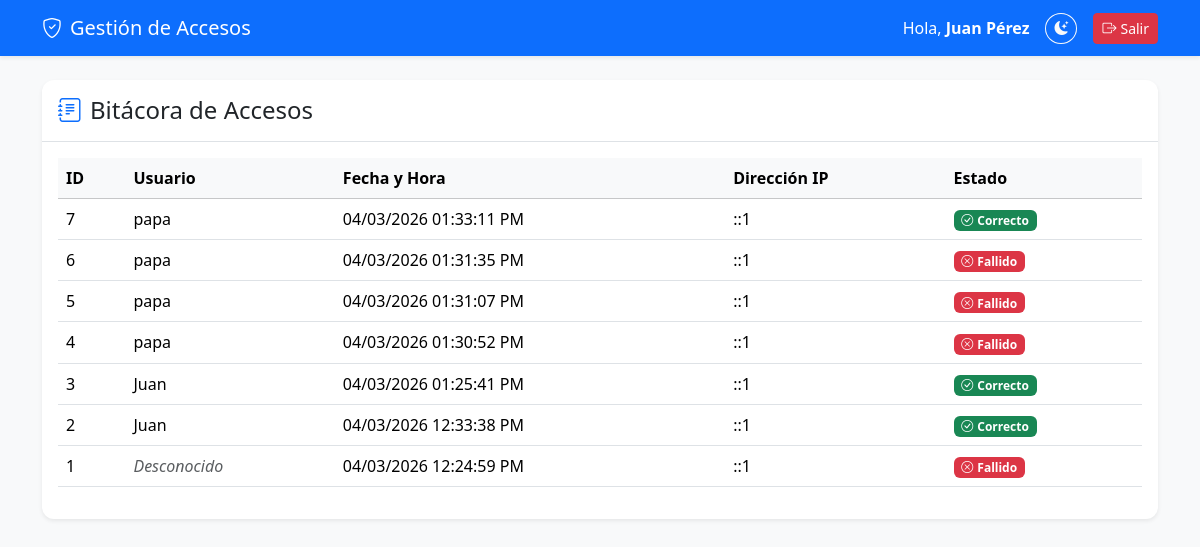
The page /dashboard.php (signed in) on the database its author committed.
### tables this page shows
CREATE TABLE `bitacora` (
  `id_registro` int(11) NOT NULL,
  `id_usuario` int(11) DEFAULT NULL,
  `fecha_acceso` datetime DEFAULT current_timestamp(),
  `direccion_ip` varchar(45) DEFAULT NULL,
  `exito` tinyint(1) DEFAULT NULL
);

CREATE TABLE `usuario` (
  `id_usuario` int(11) NOT NULL,
  `nombre_completo` varchar(100) NOT NULL,
  `correo` varchar(100) NOT NULL,
  `password` varchar(255) NOT NULL,
  `id_tipo` int(11) DEFAULT NULL
);

### dashboard.php (the view, shortened to what this page needs)
<?php
require_once 'conexion.php';
try {
    $sql = "SELECT b.id_registro, u.nombre_completo, b.fecha_acceso, b.direccion_ip, b.exito
            FROM bitacora b
            LEFT JOIN usuario u ON b.id_usuario = u.id_usuario
            ORDER BY b.fecha_acceso DESC";
    $stmt = $conexion->prepare($sql);
    $stmt->execute();
    $registros = $stmt->fetchAll(PDO::FETCH_ASSOC);
} catch(PDOException $e) {
    die("Error al cargar la bitácora: " . $e->getMessage());
}
?>
<!DOCTYPE html>
<html lang="es" data-bs-theme="light">
<head>
    <link href="https://cdn.jsdelivr.net/npm/bootstrap@5.3.2/dist/css/bootstrap.min.css" rel="stylesheet">
    <link rel="stylesheet" href="https://cdn.jsdelivr.net/npm/bootstrap-icons@1.11.1/font/bootstrap-icons.css">
    <link rel="stylesheet" href="assets/css/style.css">
</head>
<body class="bg-light"> <nav class="navbar navbar-expand-lg navbar-dark bg-primary mb-4 shadow-sm">
        <div class="container">
            <a class="navbar-brand" href="#"><i class="bi bi-shield-check me-2"></i>Gestión de Accesos</a>
            <div class="d-flex text-white align-items-center">
                <span class="me-3 d-none d-md-inline">Hola, <b><?php echo htmlspecialchars($_SESSION['nombre_completo']); ?></b></span>
                <button class="btn btn-sm btn-outline-light rounded-circle me-3" id="btn-theme" title="Cambiar Tema">
                    <i class="bi bi-moon-stars-fill" id="icon-theme"></i>
                </button>
                <a href="logout.php" class="btn btn-sm btn-danger"><i class="bi bi-box-arrow-right me-1"></i>Salir</a>
            </div>
        </div>
    </nav>
    <div class="container">
        <div class="card card-custom shadow-sm border-0 mb-5">
            <div class="card-header bg-transparent py-3 border-bottom">
                <h4 class="mb-0"><i class="bi bi-journal-text me-2 text-primary"></i>Bitácora de Accesos</h4>
            </div>
            <div class="card-body">
                <div class="table-responsive">
                    <table class="table table-hover align-middle">
                        <thead class="table-light">
                            <tr>
                                <th>ID</th>
                                <th>Usuario</th>
                                <th>Fecha y Hora</th>
                                <th>Dirección IP</th>
                                <th>Estado</th>
                            </tr>
                        </thead>
                        <tbody>
                            <?php if(count($registros) > 0): ?>
                                <?php foreach($registros as $fila): ?>
                                <tr>
                                    <td><?php echo $fila['id_registro']; ?></td>
                                    <td>
                                        <?php echo $fila['nombre_completo'] ? htmlspecialchars($fila['nombre_completo']) : '<span class="text-muted fst-italic">Desconocido</span>'; ?>
                                    </td>
                                    <td><?php echo date('d/m/Y h:i:s A', strtotime($fila['fecha_acceso'])); ?></td>
                                    <td><?php echo $fila['direccion_ip']; ?></td>
                                    <td>
                                        <?php if($fila['exito'] == 1): ?>
                                            <span class="badge bg-success"><i class="bi bi-check-circle me-1"></i>Correcto</span>
                                        <?php else: ?>
                                            <span class="badge bg-danger"><i class="bi bi-x-circle me-1"></i>Fallido</span>
                                        <?php endif; ?>
                                    </td>
                                </tr>
                                <?php endforeach; ?>
                            <?php else: ?>
                                <tr>
                                    <td colspan="5" class="text-center py-4 text-muted">No hay registros en la bitácora.</td>
                                </tr>
                            <?php endif; ?>
                        </tbody>
                    </table>
                </div>
            </div>
        </div>
    </div>
</body>
</html>

### assets/css/style.css (style rules this page uses)
body { background-color: #f4f7f6; font-family: 'Segoe UI', Tahoma, Geneva, Verdana, sans-serif; }
.card-custom { border-radius: 12px; box-shadow: 0 4px 20px rgba(0,0,0,0.08); border: none; }

### rows shown on the page
bitacora: id_registro "7", id_usuario.nombre_completo "papa", fecha_acceso "04/03/2026 01:33:11 PM", direccion_ip "::1", exito 1 (drawn)
bitacora: id_registro "6", id_usuario.nombre_completo "papa", fecha_acceso "04/03/2026 01:31:35 PM", direccion_ip "::1", exito 0 (drawn)
bitacora: id_registro "5", id_usuario.nombre_completo "papa", fecha_acceso "04/03/2026 01:31:07 PM", direccion_ip "::1", exito 0 (drawn)
bitacora: id_registro "4", id_usuario.nombre_completo "papa", fecha_acceso "04/03/2026 01:30:52 PM", direccion_ip "::1", exito 0 (drawn)
bitacora: id_registro "3", id_usuario.nombre_completo "Juan", fecha_acceso "04/03/2026 01:25:41 PM", direccion_ip "::1", exito 1 (drawn)
bitacora: id_registro "2", id_usuario.nombre_completo "Juan", fecha_acceso "04/03/2026 12:33:38 PM", direccion_ip "::1", exito 1 (drawn)
bitacora: id_registro "1", shows "Desconocido", fecha_acceso "04/03/2026 12:24:59 PM", direccion_ip "::1", exito 0 (drawn)

### other values the page prints
$_SESSION['nombre_completo'] "Juan Pérez"
